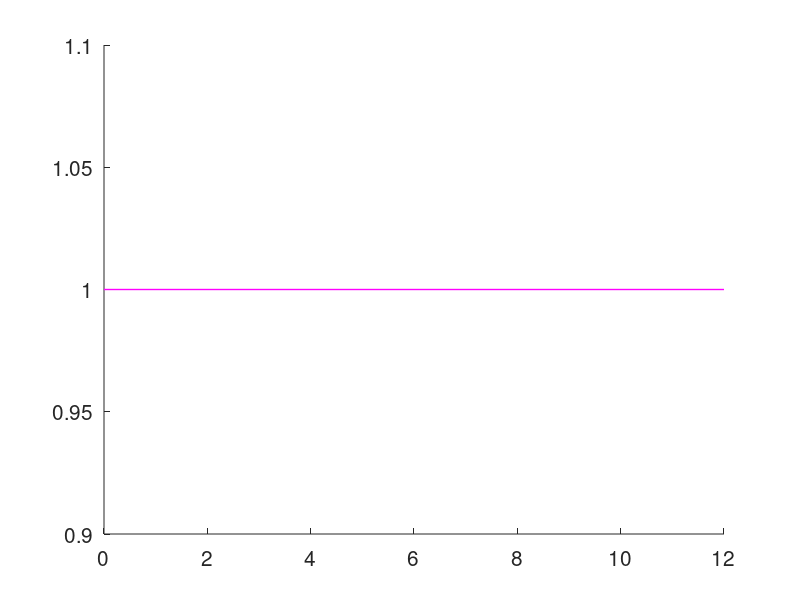

Write the MATLAB code that produced this figure. (Note: this script raises an error after producing the figure.)
% Diskreter Regelkreis RK_diskr_T21.m
% Getestet mit MATLAB + CST und 
% mit GNU Octave + Control- + Symbolic-Package
% Manfred Lohoefener, HS Merseburg, Maerz 2017

clear
close all

% Parameter
K_S = 1.5;    % Proportionalfaktor
T_1 = 3.0;    % [s] Zeitkonstante
T_2 = 1.0;    % [s] Zeitkonstante

T_U = 0.45;   % [s] Verzugszeit
T_G = 5.20;   % [s] Ausgleichszeit

T_E = 12;     % [s] Simulationsdauer
T_0 = 0.25;   % [s] Abtastzeit
s   = tf ('s');       % Laplace-Op

% Kontinuierliche und diskrete Strecke
G_S = K_S / (1 + (T_1+T_2)*s + T_1*T_2*s^2);
G_Sd = c2d (G_S, T_0);

% PID-Regler nach Übergangsfunktion, Takahashi (2.1)
K   = 1.2*T_G / (T_U+T_0) - 0.3*T_G*T_0 / (T_U+T_0/2)^2;
T_N = K*(T_U+T_0/2)^2 / (0.6*T_G);
T_V = T_G / (2*K);
K_R = K / K_S;

q_i  = [K_R*(1+T_0/(2*T_N)+T_V/T_0) ...
       -K_R*(1-T_0/(2*T_N)+2*T_V/T_0) K_R*T_V/T_0];
p_i  = [1 -1 0];
r_i  = [K_R*T_0/T_N 0 0];
G_R1 = tf (q_i, p_i, T_0);
G_R2 = tf (r_i, p_i, T_0);

G_w = minreal (G_R2 * feedback (1, G_Sd*G_R1)); % Regelkreis w -> y
G_z = feedback (-G_Sd * G_R1, -1);              % Regelkreis z -> y

figure ('Name', 'Fuehrung', 'NumberTitle', 'off', 'Position', [0 100 800 600]);
  set (gca, 'FontSize', 15); hold on
  line ([0 T_E], [1 1], 'Color', 'm', 'LineWidth', 1)
  [x_y, t_y, y_wy, t_wy] = cont_sim (G_S, G_w, T_E, 0, 0);
  plot (t_y, x_y, 'LineWidth', 1)
  stairs (t_wy, y_wy)
  set (findobj (gcf, 'type', 'line'), 'LineWidth', 1);
  axis ([0 T_E -2 2])
  title ('Diskrete Fuehrungssprungantwort nach Takahashi (2.1)', 'fontsize', 18)
  xlabel ('Zeit [s]')
  ylabel ('h(t)')
  legend ('w(t)', 'x(t)', 'y(t)')
  legend boxoff
  txt = {'Streckenparameter K_S, T_1, T_2:'; num2str([K_S T_1 T_2]); ' '
         'Reglerparameter K_R, T_N, T_V:'; num2str([K_R T_N T_V]); ' '
         evalc('G_R1')
         ['Pruefung T_U/T_0>0,5:  ' num2str(T_U/T_0)]};
  text (4.2, 0, txt, 'fontsize', 12)
  printgcf (mfilename, 0)

figure ('Name', 'Stoerung', 'NumberTitle', 'off', 'Position', [200 200 800 600]);
  set (gca, 'FontSize', 15); hold on
  line ([0 T_E], [1 1], 'Color', 'm', 'LineWidth', 1)
  [x_z, t_y, y_zy, t_zy] = cont_sim (G_S, G_z, T_E, 0, 1);
  plot (t_y, x_z, 'LineWidth', 1)
  stairs (t_zy, y_zy)
  set (findobj (gcf, 'type', 'line'), 'LineWidth', 1);
  axis ([0 T_E -1.6 1.1])
  title ('Diskrete Stoersprungantwort nach Takahashi (2.1)', 'fontsize', 18)
  xlabel ('Zeit [s]')
  ylabel ('h(t)')
  legend ('z(t)', 'x(t)', 'y(t)')
  legend boxoff
  txt = {'Streckenparameter K_S, T_1, T_2:'; num2str([K_S T_1 T_2]); ' '
         'Reglerparameter K_R, T_N, T_V:'; num2str([K_R T_N T_V]); ' '
         evalc('G_R1')};
  text (4.2, -0.2, txt, 'fontsize', 13)
  printgcf (mfilename, 0)

figure ('Name', 'Pol-Nullstellen', 'NumberTitle', 'off', 'Position', [100 0 800 600]);
  set (gca, 'FontSize', 15); hold on
  pzmap (G_z)
  set (findobj (gcf, 'type', 'line'), 'LineWidth', 2);
  plot_circ ('m')                 % Einheitskreis
  title ('Diskretes Pol-Nullstellenbild nach Takahashi (2.1)', 'fontsize', 18)
  xlabel ('Realteil')
  ylabel ('Imaginaerteil')
  legend ('Polstellen', 'Nullstellen', 'Einheitskreis', 'location', 'north')
  legend boxoff
  txt = {'Nullstellen (Fuehrung):'; num2str(zero (G_z)'); ' '
         'Polstellen (Stoerung):'; num2str(pole (G_z)')};
  text (-0.8, -0.3, txt, 'fontsize', 11)
  printgcf (mfilename, 0)
